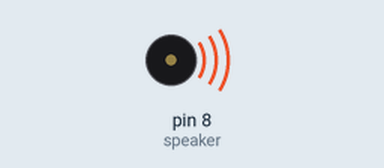
The sketch below on a simulated Arduino Uno, built with avr-gcc and run on an emulated ATmega328P. On the bench: buzzer (waves = sounding, pin HIGH).

Above: at 0.2 s.
Timing chart, 0 to 3.0 s (numbered marks = the images above):
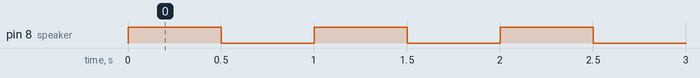

The sketch:

arduino09_basicSpeaker.ino
```cpp
int speaker = 8;

void setup() {
  pinMode(speaker, OUTPUT);
}

void loop() {
  digitalWrite(speaker, HIGH);
  delay(500);
  digitalWrite(speaker, LOW);
  delay(500);
}
```

Measured:
- by itself, pin 8 (speaker): alternates HIGH for 0.50 s and LOW for 0.50 s
